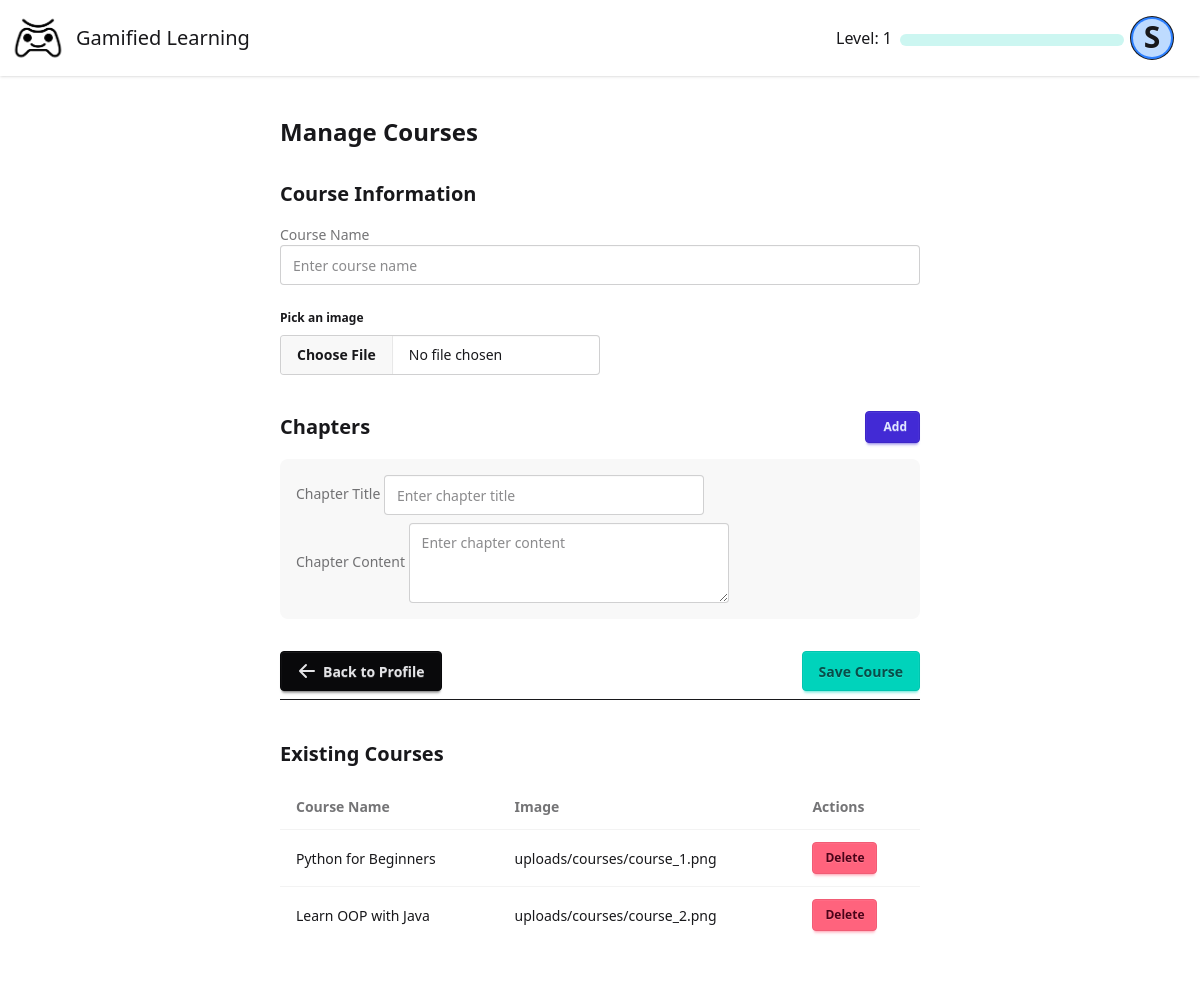
/admin_courses (signed in), run on the app's committed database.
### models/models.py (models this page shows, shortened)
class User(db.Model):
    id = db.Column(db.Integer, primary_key=True)
    name = db.Column(db.String(100), nullable=False)
    username = db.Column(db.String(80), unique=True, nullable=False)
    email = db.Column(db.String(120), unique=True, nullable=False)
    stream = db.Column(db.String(20), nullable=False)
    year = db.Column(db.String(10), nullable=False)
    password = db.Column(db.String(120), nullable=False)
    points = db.Column(db.Integer, default=0)
    level = db.Column(db.Integer, default=1)
    is_admin = db.Column(db.Boolean, default=False)
    created_at = db.Column(db.DateTime, default=datetime.utcnow)
    last_login = db.Column(db.DateTime)
    courses = db.relationship('Course', secondary=user_courses, back_populates='users')
    completed_chapters = db.relationship('UserChapterProgress', back_populates='user')

class Course(db.Model):
    id = db.Column(db.Integer, primary_key=True)
    name = db.Column(db.String(50), unique=True, nullable=False)
    image = db.Column(db.String(100), nullable=True, default="star.png")
    description = db.Column(db.Text)
    created_at = db.Column(db.DateTime, default=datetime.utcnow)
    updated_at = db.Column(db.DateTime, default=datetime.utcnow, onupdate=datetime.utcnow)
    is_active = db.Column(db.Boolean, default=True)
    users = db.relationship('User', secondary=user_courses, back_populates='courses')
    chapters = db.relationship('Chapter', back_populates='course', cascade='all, delete-orphan')

### routes/admin.py (the view, shortened to what this page needs)
def admin_courses_page():
    if 'user_id' not in session:
        return redirect(url_for('login'))
    user = db.session.get(User, session['user_id'])
    if user is None:
        session.clear()
        return redirect(url_for('login'))
    courses = Course.query.all()
    return render_template('admin_courses.html', user=user, courses=courses)

### templates/admin_courses.html (shortened to what this page needs)
{% extends "base.html" %}
{% block content %}
    <div class="min-h-screen flex items-center justify-center p-4" style="width: 60%; position: relative; left: 50%; transform: translate(-50%, 0);">
        <div class="card w-full max-w-3xl bg-base-100 shadow-xl">
            <div class="card-body">
                <h2 class="card-title text-2xl mb-6">Manage Courses</h2>
                <form method="POST" id="courseForm" enctype="multipart/form-data">
                    <div class="space-y-4">
                        <h3 class="text-xl font-semibold">Course Information</h3>
                        <div class="form-control">
                            <label class="label">
                                <span class="label-text">Course Name</span>
                            </label>
                            <input type="text" name="course_name" placeholder="Enter course name"
                                   class="input input-bordered w-full" required>
                        </div>
                        <div class="form-control">
                            <fieldset class="fieldset">
                                <legend class="fieldset-legend">Pick an image</legend>
                                <input name="course_image" type="file" class="file-input" required />
                            </fieldset>
                        </div>
                    </div>
                    <div class="mt-8">
                        <div class="flex justify-between items-center mb-4">
                            <h3 class="text-xl font-semibold">Chapters</h3>
                            <button type="button" id="addChapterBtn" class="btn btn-primary btn-sm">
                                Add
                            </button>
                        </div>
                        <div id="chaptersContainer" class="space-y-4">
                            <div class="chapter card bg-base-200" data-chapter-id="1">
                                <div class="card-body p-4">
                                    <div class="form-control">
                                        <label class="label">
                                            <span class="label-text">Chapter Title</span>
                                        </label>
                                        <input type="text" name="chapter_title_1" placeholder="Enter chapter title"
                                               class="input input-bordered" required>
                                    </div>
                                    <div class="form-control mt-2">
                                        <label class="label">
                                            <span class="label-text">Chapter Content</span>
                                        </label>
                                        <textarea name="chapter_content_1" placeholder="Enter chapter content"
                                                  class="textarea textarea-bordered" required></textarea>
                                    </div>
                                </div>
                            </div>
                        </div>
                    </div>
                    <div class="mt-8 flex justify-between">
                        <a href="{{ url_for('profile') }}" class="btn btn-neutral">
                            <svg xmlns="http://www.w3.org/2000/svg" class="h-5 w-5" viewBox="0 0 20 20" fill="currentColor">
                                <path fill-rule="evenodd" d="M9.707 16.707a1 1 0 01-1.414 0l-6-6a1 1 0 010-1.414l6-6a1 1 0 011.414 1.414L5.414 9H17a1 1 0 110 2H5.414l4.293 4.293a1 1 0 010 1.414z" clip-rule="evenodd" />
                            </svg>
                            Back to Profile
                        </a>
                        <button type="submit" name="add_course" class="btn btn-accent">
                            Save Course
                        </button>
                    </div>
                </form>
                <hr>
                <div class="mt-8">
                    <h3 class="text-xl font-semibold mb-4">Existing Courses</h3>
                    <div class="overflow-x-auto">
                        <table class="table w-full">
                            <thead>
                                <tr>
                                    <th>Course Name</th>
                                    <th>Image</th>
                                    <th>Actions</th>
                                </tr>
                            </thead>
                            <tbody>
                                {% for course in courses %}
                                    <tr>
                                        <td>{{ course.name }}</td>
                                        <td>{{ course.image }}</td>
                                        <td>
                                            <button class="btn btn-error btn-sm delete-course-btn"
                                                data-course-id="{{ course.id}}"
                                                data-course-name="{{ course.name }}"
                                            >
                                            Delete
                                            </button>
                                        </td>
                                    </tr>
                                {% endfor %}
                            </tbody>
                        </table>
                    </div>
                </div>
            </div>
        </div>
    </div>
{% endblock %}

### templates/base.html (shortened to what this page needs)
<!doctype html>
<html>
    <head>
        <link
            href="https://cdn.jsdelivr.net/npm/daisyui@5"
            rel="stylesheet"
            type="text/css"
        />
        <link rel="stylesheet" href="{{url_for('static',filename='dist/output.css')}}">
        <link
            href="https://cdn.jsdelivr.net/npm/daisyui@5/themes.css"
            rel="stylesheet"
            type="text/css"
        />
    </head>
    <body>
        <div class="min-h-screen flex flex-col">
            <div class="navbar bg-base-100 shadow-sm sticky top-0 z-[100]">
                <div class="flex-1">
                    <div class="flex items-center gap-2">
                        <img
                            src="/static/logo.png"
                            alt="logo"
                            class="size-15"
                        />
                        <a class="text-xl" href="/">Gamified Learning</a>
                    </div>
                </div>
                {% if 'user_id' in session %}
                <div class="flex gap-2 pr-5">
                    <p class="pt-2" style="height: min-content">
                        Level: {{ user.level }}
                    </p>
                    <progress
                        class="progress progress-accent w-56 h-3 mt-4"
                        value="{{ user.points }}"
                        max="200"
                    ></progress>
                    <div class="dropdown dropdown-end">
                        <div
                            tabindex="0"
                            role="button"
                            class="btn btn-ghost btn-circle avatar"
                        >
                            <div
                                class="w-10 rounded-full ring ring-blue ring-offset-2 ring-offset-blue-500 bg-blue-200"
                            >
                                <span class="text-3xl"
                                    >{{ user.name|first }}</span
                                >
                            </div>
                        </div>
                    </div>
                </div>
                {% else %}
                <a href="{{ url_for('login') }}" class="pr-5">Login</a>
                {% endif %}
            </div>
            <main class="flex-grow">{% block content %}{% endblock %}</main>
        </div>
    </body>
</html>

### data on the page
User: level "1", name|first "S"
Course: name "Python for Beginners", image "uploads/courses/course_1.png"
Course: name "Learn OOP with Java", image "uploads/courses/course_2.png"
